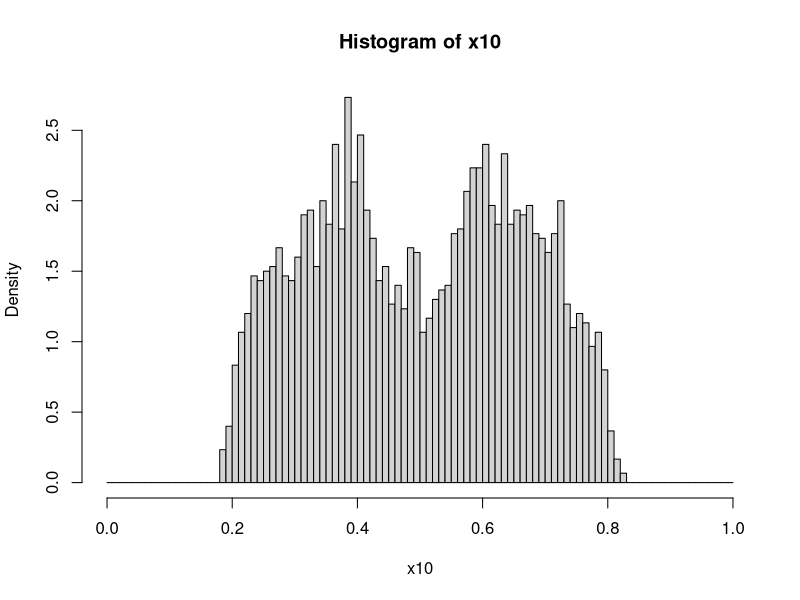
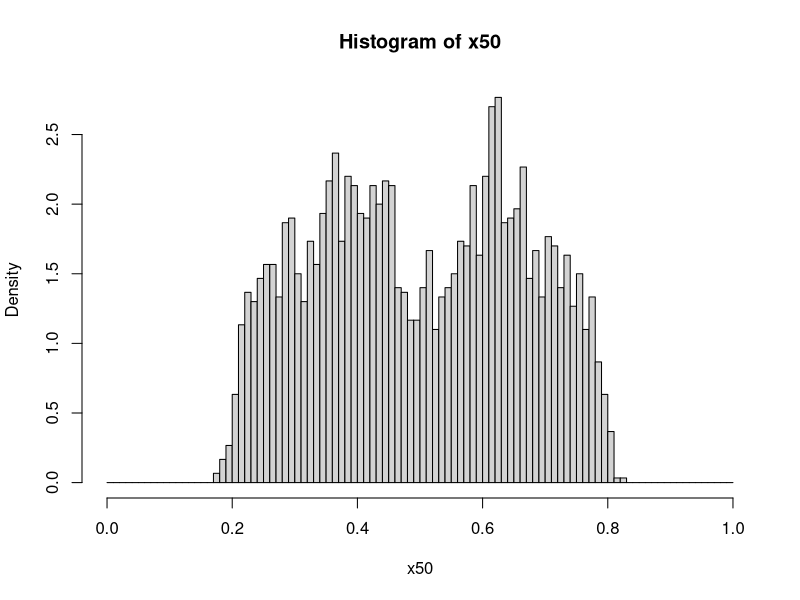

Recreate these plots in R, in order.
## ---- chunk 1
knitr::opts_chunk$set(echo = TRUE)
## ---- chunk 2

V <- function(x){
y = sort(x, decreasing =F)
L = length(y)
d = y[1] + (y[2] - y[1])/2
if (L>2) {
for (i in 2 :(L-1))
d <- c(d, (y[i] - y[i-1])/2 + (y[i+1] - y[i])/2)
}
d <- c(d, (y[L]-y[L-1])/2 + 1-y[L])
d
}
## ---- chunk 3
VV <- function(x){
y = sort(x, decreasing =F)
L = length(y)
d = y[1] + (y[2] - y[1])/2
w =NULL
if(L >2){
yp <- y[-1]
ye <- y[-L]
w=(yp-ye)/2
w<-w[-length(w)]
ypp<- yp[-1]
yp <- yp[-(L-1)]
w <- w + (ypp - yp)/2
}
 w <- c(d,w, (y[L]-y[L-1])/2 + 1-y[L])
 w
}
## ---- chunk 4
amin <- function(x){
   which(x==min(x))
}
## ---- chunk 5
Loop <- function(n){
x <- runif(n)
y <- sort(x, decreasing=F)
i=1
while(i < n)
{amin(VV(y))	
y <- y[-amin(VV(y))]
i <- i+1}
y
}

## ---- chunk 6

b = seq(0,1, by=0.01)
x10=replicate(3000, Loop(10))

hist(x10, prob=TRUE, breaks=b)

x50=replicate(3000, Loop(50))

hist(x50, prob=TRUE, breaks=b)

